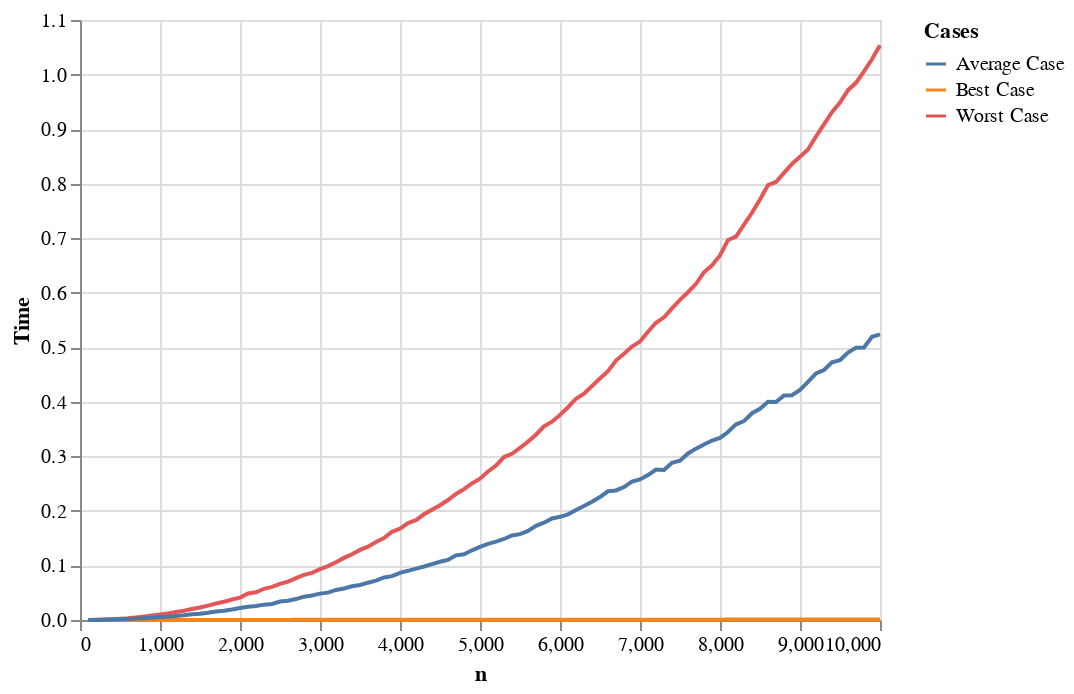

Write notebook code for a chart like this one.
### Code cell
chart = plot_time()
chart

### Figure 1 — Vega-Lite specification as saved in the notebook (floating-point values rounded to 4 significant figures; data arrays with more than 128 entries replaced by an {"elided": "..."} marker saying what was removed)
{"config": {"view": {"continuousWidth": 400, "continuousHeight": 300}}, "data": {"name": "data-bc720ef09cf6619d5b8f7044d57fa961"}, "mark": "line", "encoding": {"color": {"type": "nominal", "field": "Cases"}, "x": {"type": "quantitative", "field": "n"}, "y": {"type": "quantitative", "field": "Time"}}, "$schema": "https://vega.github.io/schema/vega-lite/v4.8.1.json", "datasets": {"data-bc720ef09cf6619d5b8f7044d57fa961": {"elided": "300 records"}}}
